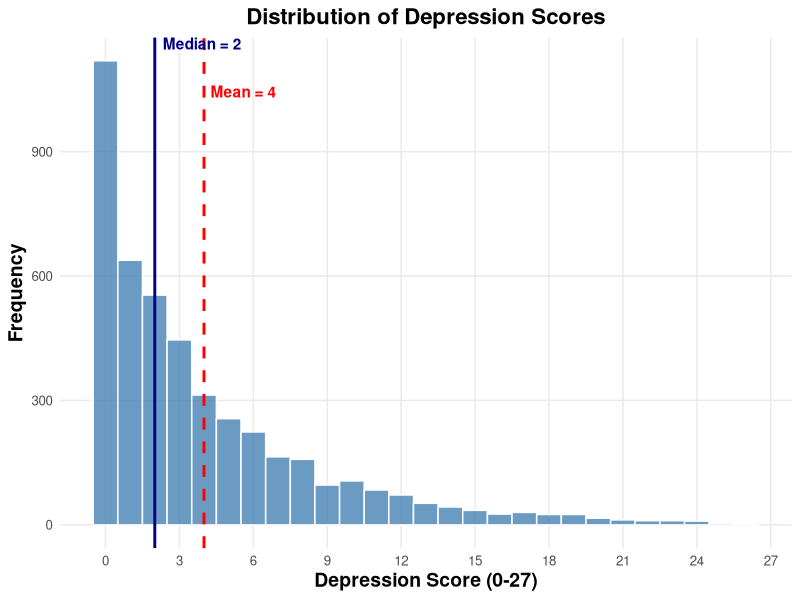
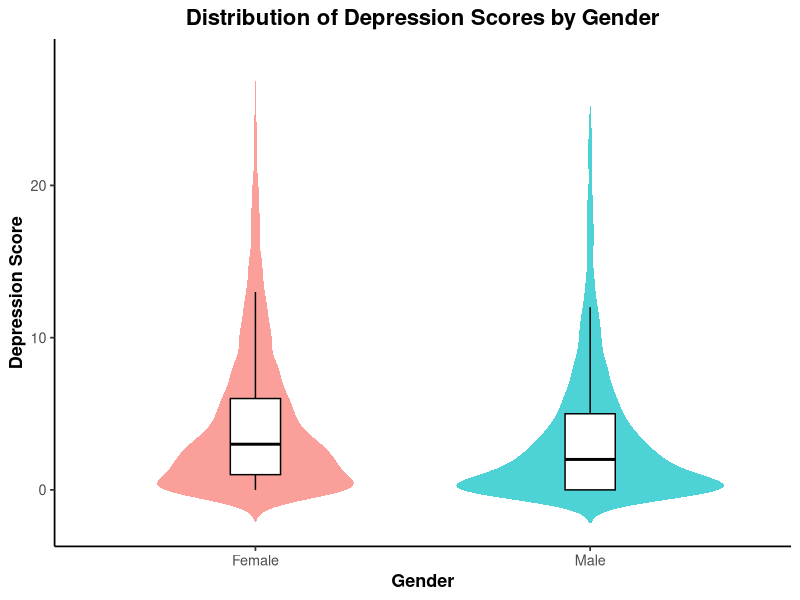
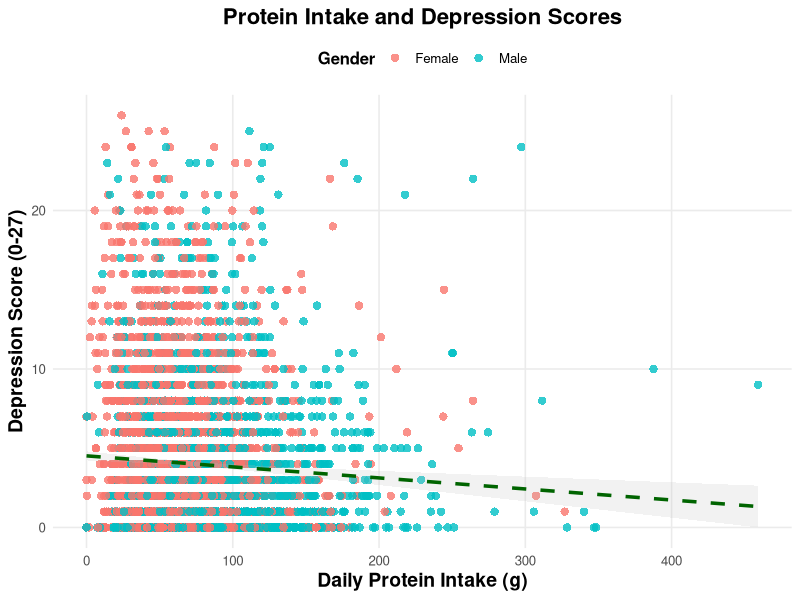
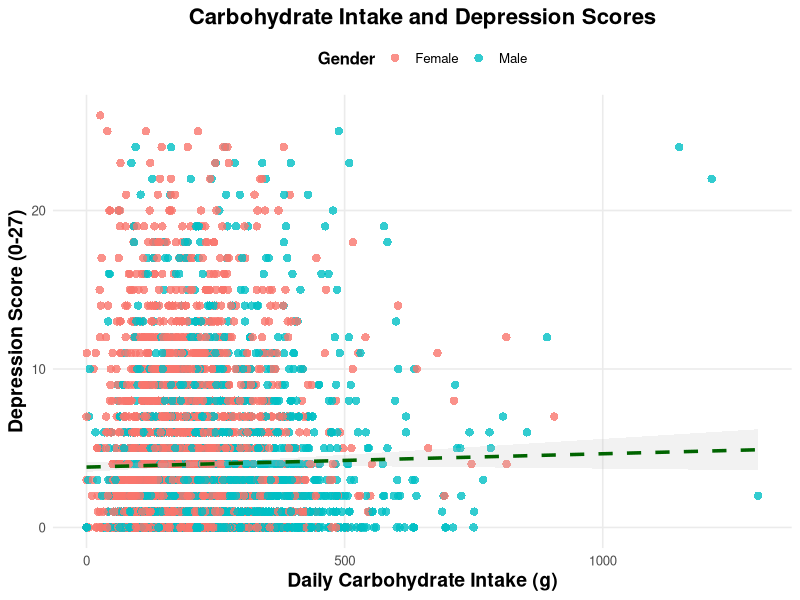
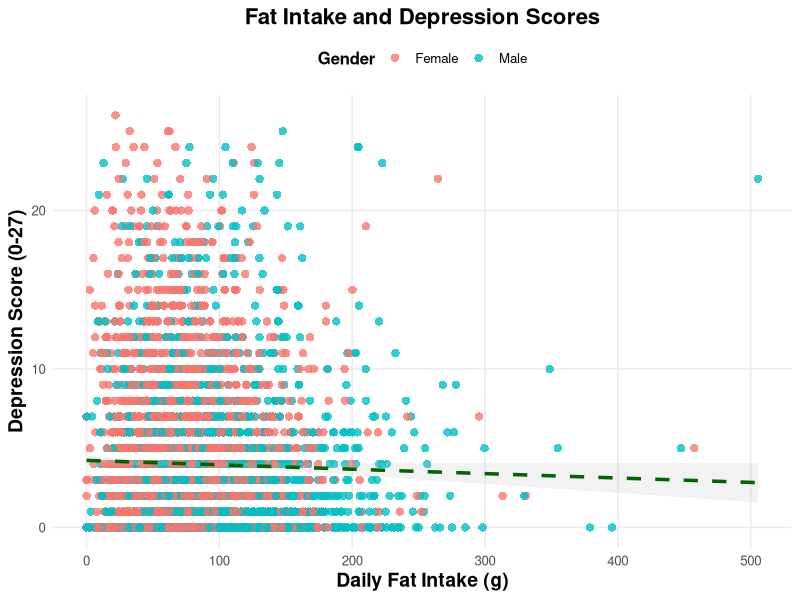
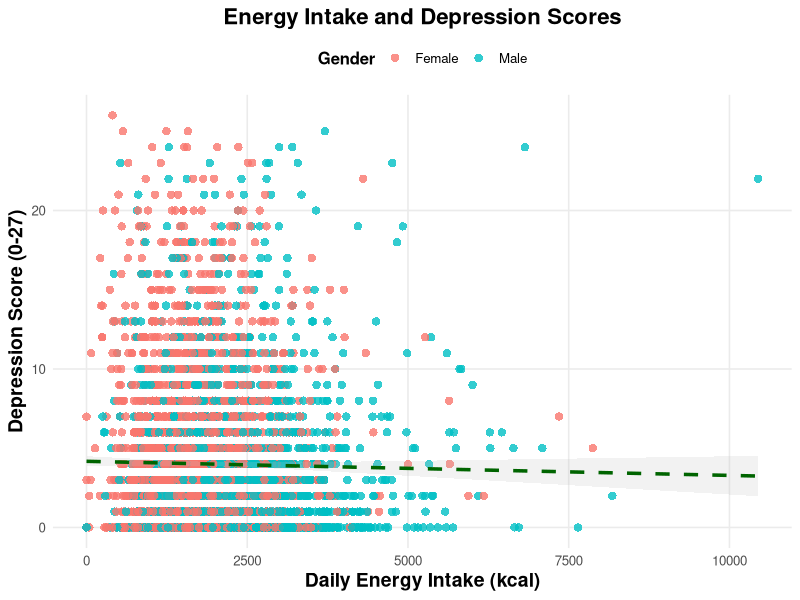
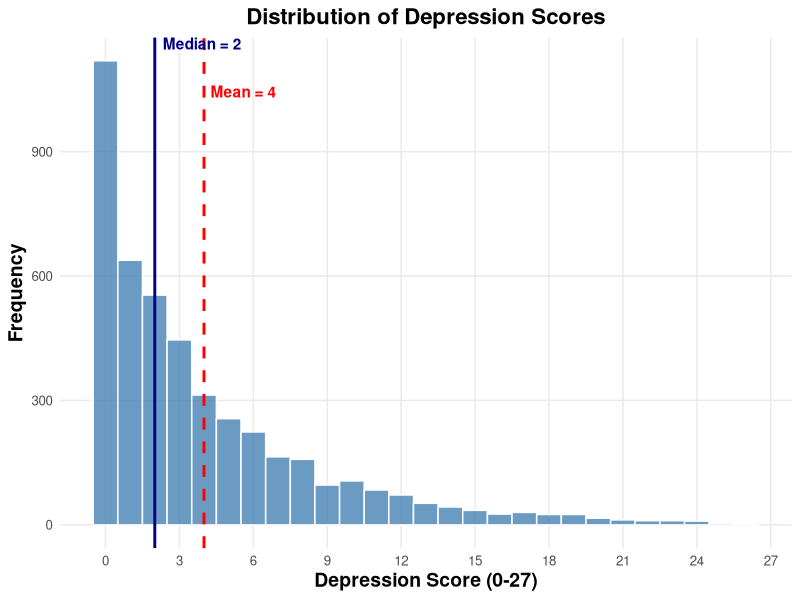
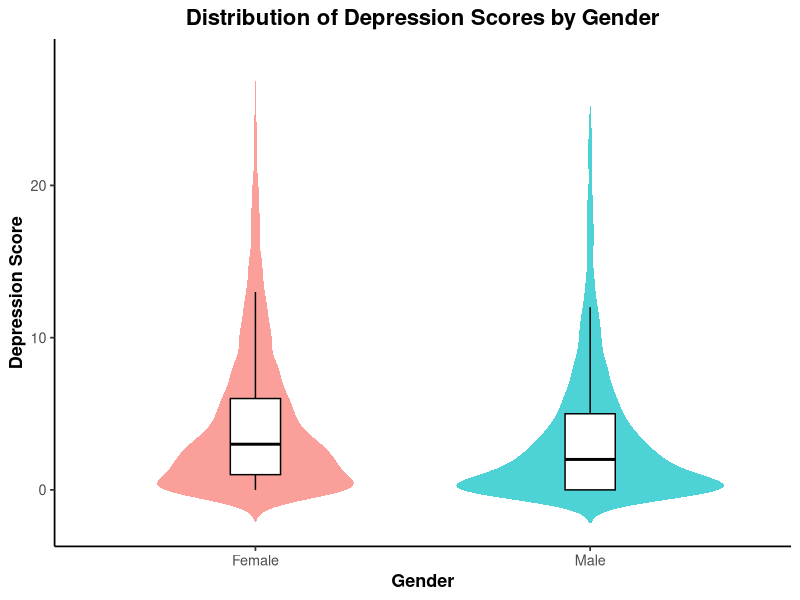

R code for these plots, in order:
# VTPEH 6270 – Data Exploration Script
# Author: Regina Hong
# Description: Exploratory analysis of NHANES diet and depression data

# Create output folder if not exists
if(!dir.exists("output")){
  dir.create("output")
}

if(!dir.exists("output/Figure")){
  dir.create("output/Figure")
}

# Install packages if not exists
packages = c("tidyverse", "ggplot2")

for(p in packages){
  if(!require(p, character.only = TRUE)){
    install.packages(p)
    library(p, character.only = TRUE)
  }
}

# Load packages
library(tidyverse)
library(ggplot2)

# 1 Load data
data_nhdm = read.csv("data/Processed data/nhanes_L_diet_depression_with_gender.csv")

glimpse(data_nhdm)
summary(data_nhdm)

# 2 Distribute depression score using histogram
mean_score = mean(data_nhdm$Depression_Score, na.rm = TRUE)
median_score = median(data_nhdm$Depression_Score, na.rm = TRUE)

ggplot(data_nhdm, aes(x = Depression_Score)) +
  geom_histogram(
    binwidth = 1,
    boundary = -0.5,
    fill = "steelblue",              
    color = "white",               
    alpha = 0.8                    
  ) +
  geom_vline(
    aes(xintercept = mean_score),
    color = "red",           
    linetype = "dashed",
    linewidth = 1
  ) +
  geom_vline(
    aes(xintercept = median_score),
    color = "darkblue",            
    linetype = "solid",
    linewidth = 1
  ) +
  annotate("text", x = mean_score, y = Inf, 
           label = paste("Mean =", round(mean_score, 2)),
           vjust = 5, 
           hjust = -0.1,
           color = "red", fontface = "bold") +
  annotate("text", x = median_score, y = Inf,
           label = paste("Median =", round(median_score, 2)),
           vjust = 1,
           hjust = -0.1,
           color = "darkblue", fontface = "bold") +
  labs(
    title = "Distribution of Depression Scores",
    x = "Depression Score (0-27)",
    y = "Frequency"
  ) +
  theme_minimal(base_size = 12) +
  theme(
    plot.title = element_text(face = "bold", size = 16, hjust = 0.5),
    axis.title = element_text(face = "bold", size = 14),
    panel.grid.minor = element_blank()
  ) +
  scale_x_continuous(breaks = seq(0, 27, 3))

ggsave(
  "output/Figure/histogram_depression.png",
  width = 7,
  height = 5,
  dpi = 300
)

# 3 Depression score by gender
ggplot(data_nhdm,
       aes(x = Gender,
           y = Depression_Score,
           fill = Gender)) +
  geom_violin(
    width = 0.8,
    alpha = 0.7,
    color = NA,
    trim = FALSE
  ) +
  geom_boxplot(
    width = 0.15,
    outlier.shape = NA,
    fill = "white",
    color = "black"
  ) +
  labs(
    title = "Distribution of Depression Scores by Gender",
    x = "Gender",
    y = "Depression Score"
  ) +
  theme_classic(base_size = 13) +
  theme(
    plot.title = element_text(face = "bold", size = 16, hjust = 0.5),
    axis.title = element_text(face = "bold"),
    legend.position = "none"
  )

ggsave(
  "output/Figure/violin_gender_depression.png",
  width = 7,
  height = 5,
  dpi = 300
)

# 4 Scatterplots of diet variables vs depression score

# Protein intake
ggplot(data_nhdm, 
       aes(x = DR1TPROT, 
           y = Depression_Score, 
           color = Gender)) +
  geom_point(
    alpha = 0.8,                   
    size = 2.5,                    
    shape = 16                     
  ) +
  geom_smooth(
    method = "lm",                 
    se = TRUE,              
    color = "darkgreen",             
    fill = "grey",              
    linetype = "dashed",
    linewidth = 1.2,
    alpha = 0.2
  ) +
  labs(
    title = "Protein Intake and Depression Scores",
    x = "Daily Protein Intake (g)",
    y = "Depression Score (0-27)",
    color = "Gender"
  ) +
  theme_minimal(base_size = 12) +
  theme(
    plot.title = element_text(face = "bold", size = 16, hjust = 0.5),
    axis.title = element_text(face = "bold", size = 14),
    legend.position = "top",
    legend.title = element_text(face = "bold"),
    panel.grid.minor = element_blank()
  ) 

ggsave(
  "output/Figure/scatter_protein_depression.png",
  width = 7,
  height = 5,
  dpi = 300
)

# Carbohydrate intake
ggplot(data_nhdm, 
       aes(x = DR1TCARB, 
           y = Depression_Score, 
           color = Gender)) +
  geom_point(
    alpha = 0.8,                   
    size = 2.5,                    
    shape = 16                     
  ) +
  geom_smooth(
    method = "lm",                 
    se = TRUE,              
    color = "darkgreen",             
    fill = "grey",              
    linetype = "dashed",
    linewidth = 1.2,
    alpha = 0.2
  ) +
  labs(
    title = "Carbohydrate Intake and Depression Scores",
    x = "Daily Carbohydrate Intake (g)",
    y = "Depression Score (0-27)",
    color = "Gender"
  ) +
  theme_minimal(base_size = 12) +
  theme(
    plot.title = element_text(face = "bold", size = 16, hjust = 0.5),
    axis.title = element_text(face = "bold", size = 14),
    legend.position = "top",
    legend.title = element_text(face = "bold"),
    panel.grid.minor = element_blank()
  ) 

ggsave(
  "output/Figure/scatter_carb_depression.png",
  width = 7,
  height = 5,
  dpi = 300
)

# Fat intake
ggplot(data_nhdm, 
       aes(x = DR1TTFAT, 
           y = Depression_Score, 
           color = Gender)) +
  geom_point(
    alpha = 0.8,                   
    size = 2.5,                    
    shape = 16                     
  ) +
  geom_smooth(
    method = "lm",                 
    se = TRUE,              
    color = "darkgreen",             
    fill = "grey",              
    linetype = "dashed",
    linewidth = 1.2,
    alpha = 0.2
  ) +
  labs(
    title = "Fat Intake and Depression Scores",
    x = "Daily Fat Intake (g)",
    y = "Depression Score (0-27)",
    color = "Gender"
  ) +
  theme_minimal(base_size = 12) +
  theme(
    plot.title = element_text(face = "bold", size = 16, hjust = 0.5),
    axis.title = element_text(face = "bold", size = 14),
    legend.position = "top",
    legend.title = element_text(face = "bold"),
    panel.grid.minor = element_blank()
  ) 

ggsave(
  "output/Figure/scatter_fat_depression.png",
  width = 7,
  height = 5,
  dpi = 300
)

# Total energy intake
ggplot(data_nhdm, 
       aes(x = DR1TKCAL, 
           y = Depression_Score, 
           color = Gender)) +
  geom_point(
    alpha = 0.8,                   
    size = 2.5,                    
    shape = 16                     
  ) +
  geom_smooth(
    method = "lm",                 
    se = TRUE,              
    color = "darkgreen",             
    fill = "grey",              
    linetype = "dashed",
    linewidth = 1.2,
    alpha = 0.2
  ) +
  labs(
    title = "Energy Intake and Depression Scores",
    x = "Daily Energy Intake (kcal)",
    y = "Depression Score (0-27)",
    color = "Gender"
  ) +
  theme_minimal(base_size = 12) +
  theme(
    plot.title = element_text(face = "bold", size = 16, hjust = 0.5),
    axis.title = element_text(face = "bold", size = 14),
    legend.position = "top",
    legend.title = element_text(face = "bold"),
    panel.grid.minor = element_blank()
  ) 

ggsave(
  "output/Figure/scatter_energy_depression.png",
  width = 7,
  height = 5,
  dpi = 300
)
